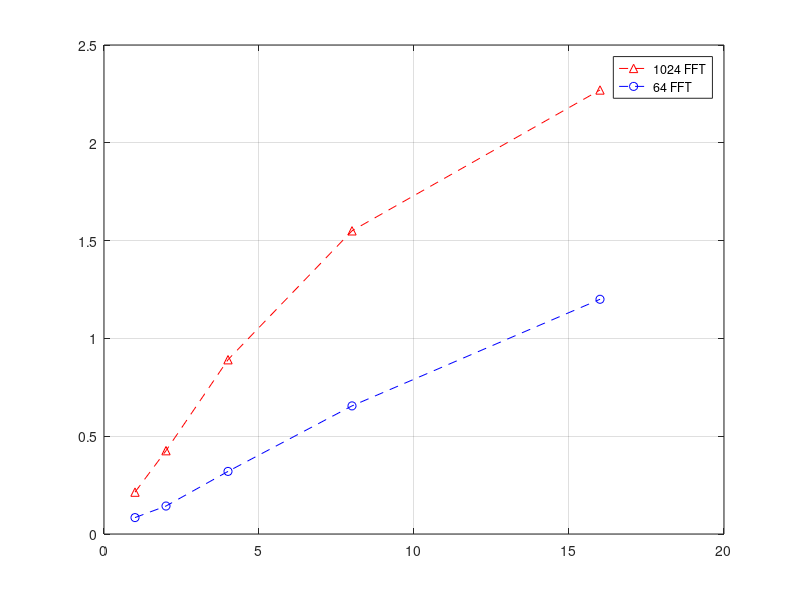

MATLAB code for this plot: (Note: this script raises an error after producing the figure.)
clc;
clear all;
close all;

speed_up_1024FFT = [1.15E-01	2.14E-01	4.08E-01	1.99E-01	6.61E-01	2.17E-01
1.51E-01	4.26E-01	4.08E-01	4.12E-01	8.83E-01	3.95E-01
2.39E-01	8.91E-01	3.93E-01	8.54E-01	9.18E-01	6.90E-01
5.16E-01	1.55E+00	4.16E-01	1.74E+00	1.13E+00	1.12E+00
8.81E-01	2.27E+00	3.62E-01	2.82E+00	9.72E-01	1.37E+00
];

speed_up_64FFT = [2.42E-02	8.39E-02	4.60E-02	9.00E-02	9.16E-01	8.34E-02
3.14E-02	1.43E-01	6.19E-02	1.63E-01	7.79E-01	1.47E-01
6.66E-02	3.20E-01	9.17E-02	3.68E-01	8.86E-01	3.25E-01
1.00E-01	6.55E-01	1.41E-01	7.80E-01	8.95E-01	6.64E-01
1.78E-01	1.20E+00	1.91E-01	1.41E+00	8.62E-01	1.15E+00
];

% fit1024 = fit(2.^(0:4)',speed_up_1024FFT(:,3),'smoothingspline');
% fit64 = fit(2.^(0:4)',speed_up_64FFT(:,3),'smoothingspline');

% plot(fit1024, 'r--'); hold on;
plot(2.^(0:4)',speed_up_1024FFT(:,2), 'r--^'); hold on;
% plot(fit64, 'b-');
plot(2.^(0:4)',speed_up_64FFT(:,2), 'b--o');
grid on;
% axis([1 16 0 2]);
lgd = legend('1024 FFT','64 FFT');
lgd.Location = 'northwest';
xlabel('Number of antennas');
ylabel('Acceleration (CPU Time/GPU Time)');
% title('Speed up in using GPU for demodulation of uplink OFDM symbols');

figure;
bar([speed_up_1024FFT(end,:);speed_up_64FFT(end,:)]'); hold on;
% bar(, 'b','LineStyle', '--');
grid on;
axis([0 7 0 3]);
lgd = legend('1024 FFT','64 FFT');
% txt = {'Symbol Read';'Channel Estimation';'MRC';'FFT';'Prefix Drop';'Demodulation'};
% set(gca,'xticklabel',txt);
xlabel('Function Index');%: 1 - Symbol read, 2 - Channel Estimation, 3 - MRC, 4 - FFT, 5 - Prefix Drop, 6 - Demodulation');
ylabel('Acceleration (CPU Time/GPU Time)');
lgd.Location = 'northwest';


% text(4.5,2.85,txt,'Interpreter','latex');